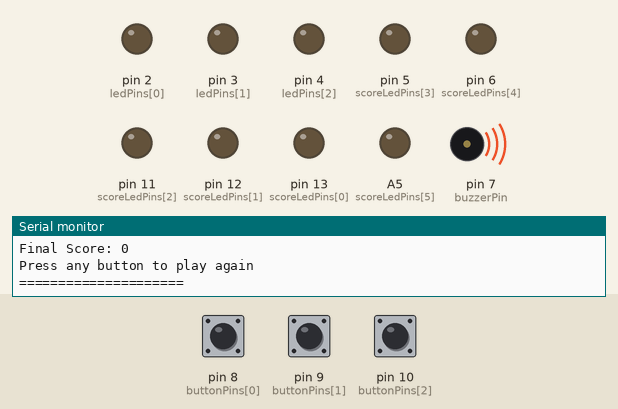
This sketch was run on a simulated Arduino Uno, built with avr-gcc and run on an emulated ATmega328P. Parts: output pins drawn as LEDs (lit = HIGH), buzzer (waves = sounding), the last lines printed to the serial monitor. Dashed ring = blinking. The inputs (shaded band) are chosen by the test bench; at power-on: pin 8 (buttonPins[0]) HIGH, pin 10 (buttonPins[2]) HIGH, pin 9 (buttonPins[1]) HIGH. Random numbers use the default seed unless the sketch sets one.

Above: at 2.2 s.
2.3 s: pin 8 (buttonPins[0]) pulled LOW for 3.2 s
7.0 s: pin 10 (buttonPins[2]) pulled LOW for 1 s
At 9.6 s:
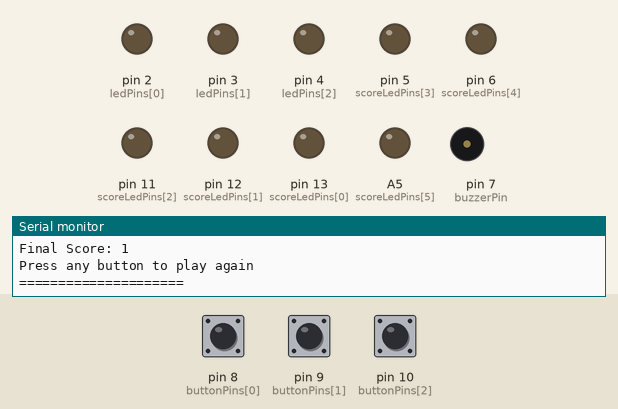
11.0 s: pin 9 (buttonPins[1]) pulled LOW for 0.15 s
At 11.37 s:
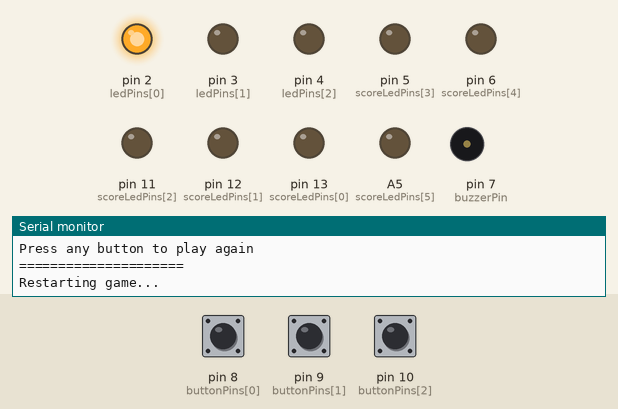
13.0 s: pin 8 (buttonPins[0]) pulled LOW for 1 s
At 15.6 s:
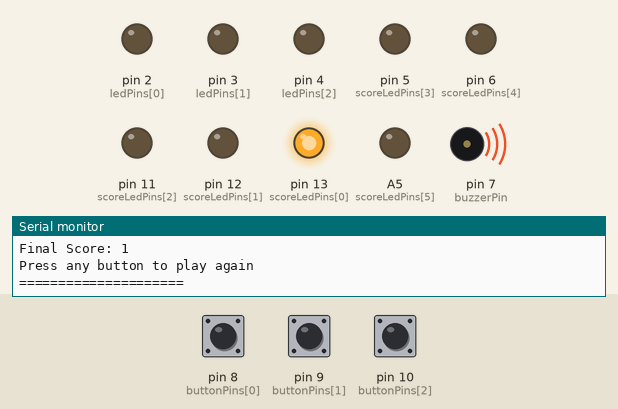
16.3 s: pin 10 (buttonPins[2]) pulled LOW for 1 s
At 18.05 s:
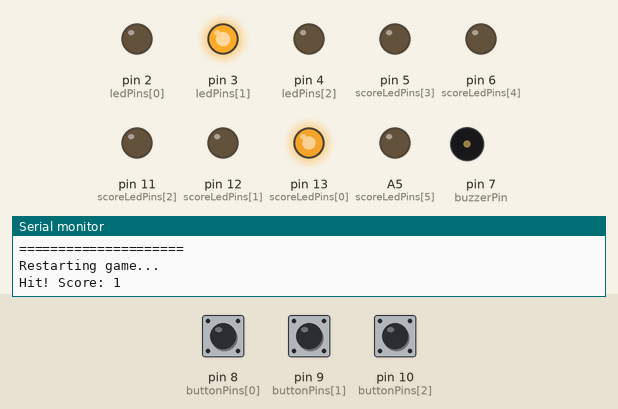
19.4 s: pin 9 (buttonPins[1]) pulled LOW for 1 s
At 20.67 s:
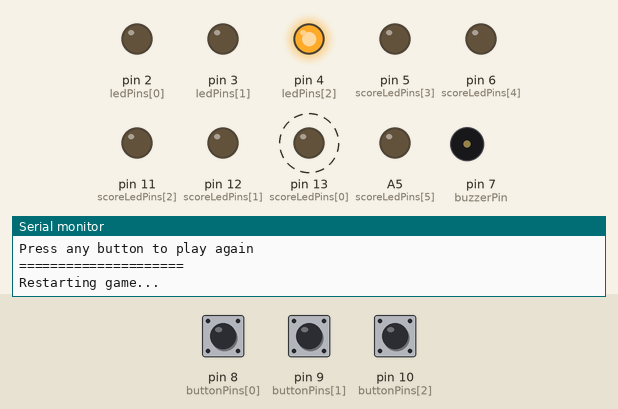
Timing chart, 0 to 23.4 s (numbered marks = the images above; inputs shaded):
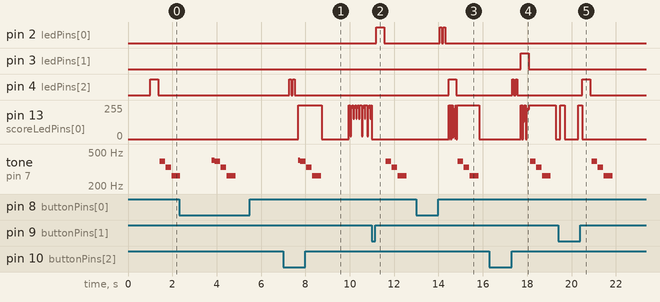

The sketch:

Danan_Whack_A_Mole_2.0.ino
```cpp
const int ledPins[3]    = {2, 3, 4};
const int buttonPins[3] = {8, 9, 10};
const int buzzerPin     = 7;
// Score meter LEDs (3 red + 3 white), in order
const int scoreLedPins[6] = {13, 12, 11, 5, 6, A5};
// Meter level: 0-12. 0-6 = LEDs filling in at half brightness,
// 7-12 = those same LEDs upgrading to full brightness.
int meterLevel = 0;
const int maxMeterLevel = 12;
// Timing for the software "half brightness" blink (no analogWrite needed,
// works on every pin including non-PWM pins like 13, 12, A5)
const unsigned long halfBlinkPeriod = 4; // ms - full on/off cycle
int score = 0;
int activeMole = -1;
int lastMole = -1;
unsigned long gameStartTime = 0;
const unsigned long gameDuration = 17500;
bool gameOver = false;
// Per-mole reaction timer
unsigned long moleSpawnTime = 0;
const unsigned long moleTimeLimit = 355; // 0.75 seconds to hit the correct button
void setup() {
 Serial.begin(9600);
 for (int i = 0; i < 3; i++) {
   pinMode(ledPins[i], OUTPUT);
   digitalWrite(ledPins[i], LOW);
   pinMode(buttonPins[i], INPUT_PULLUP);
 }
 pinMode(buzzerPin, OUTPUT);
 for (int i = 0; i < 6; i++) {
   pinMode(scoreLedPins[i], OUTPUT);
   digitalWrite(scoreLedPins[i], LOW);
 }
 randomSeed(analogRead(A0));
 Serial.println("Whack-a-Mole! Get ready...");
 delay(1000);
 startGame();
}
void loop() {
 // Keep the half-lit LEDs blinking every cycle, regardless of game state
 refreshScoreLeds();
 if (gameOver) {
   checkForRestart();
   return;
 }
 // Check if overall game time is up
 if (millis() - gameStartTime > gameDuration) {
   loseGame("Time's up! You didn't fill the meter.");
   return;
 }
 // Check if the player took too long to hit the current mole
 if (millis() - moleSpawnTime > moleTimeLimit) {
   loseGame("Too slow! You didn't react in time.");
   return;
 }
 // Check buttons - any wrong press, or any press after the window,
 // ends the game immediately. Only a correct first-try hit continues.
 for (int i = 0; i < 3; i++) {
   if (digitalRead(buttonPins[i]) == LOW) {
     if (i == activeMole) {
       score++;
       Serial.print("Hit! Score: ");
       Serial.println(score);
       hitEffect(i);
       addMeterLevel();
       if (meterLevel >= maxMeterLevel) {
         winGame();
         return;
       }
       delay(150); // debounce
       spawnMole(); // new random LED
     } else {
       Serial.println("Wrong button! No second chances.");
       wrongButtonEffect(); // buzzer sounds, but LED stays lit
       loseGame("Wrong button - you only get one try!");
       return;
     }
     return;
   }
 }
}
void startGame() {
 score = 0;
 gameOver = false;
 lastMole = -1;
 meterLevel = 0;
 gameStartTime = millis();
 spawnMole();
}
void spawnMole() {
 for (int i = 0; i < 3; i++) {
   digitalWrite(ledPins[i], LOW);
 }
 // Pick a random LED that's different from the last one
 int newMole;
 do {
   newMole = random(0, 3);
 } while (newMole == lastMole);
 activeMole = newMole;
 lastMole = newMole;
 digitalWrite(ledPins[activeMole], HIGH);
 moleSpawnTime = millis(); // reset reaction timer for this mole
}
void hitEffect(int pin) {
 for (int i = 0; i < 2; i++) {
   digitalWrite(ledPins[pin], LOW);
   delay(80);
   digitalWrite(ledPins[pin], HIGH);
   delay(80);
 }
 digitalWrite(ledPins[pin], LOW); // make sure it's off before next mole
}
void wrongButtonEffect() {
 // Short buzzer tone for pressing the wrong button - LED stays on
 tone(buzzerPin, 400, 150);
}
// --- Score meter helpers ---
void addMeterLevel() {
 if (meterLevel < maxMeterLevel) meterLevel++;
}
// Called every loop iteration. For each LED:
//   meterLevel >= i+7  -> fully lit
//   meterLevel >= i+1  -> half lit (blinked fast to look dim)
//   otherwise          -> off
void refreshScoreLeds() {
 unsigned long phase = millis() % halfBlinkPeriod;
 bool halfOn = phase < (halfBlinkPeriod / 2);
 for (int i = 0; i < 6; i++) {
   if (meterLevel >= i + 7) {
     digitalWrite(scoreLedPins[i], HIGH);
   } else if (meterLevel >= i + 1) {
     digitalWrite(scoreLedPins[i], halfOn ? HIGH : LOW);
   } else {
     digitalWrite(scoreLedPins[i], LOW);
   }
 }
}
// --- End-game states ---
void winGame() {
 gameOver = true;
 for (int i = 0; i < 3; i++) digitalWrite(ledPins[i], LOW);
 Serial.println("=====================");
 Serial.println("YOU WIN! All 6 lit up fully!");
 Serial.print("Final Score: ");
 Serial.println(score);
 Serial.println("Press any button to play again");
 Serial.println("=====================");
 // Happy ascending chime
 tone(buzzerPin, 523, 150); delay(160); // C5
 tone(buzzerPin, 659, 150); delay(160); // E5
 tone(buzzerPin, 784, 150); delay(160); // G5
 tone(buzzerPin, 1047, 300); delay(320); // C6
 noTone(buzzerPin);
 // Victory light show - all score LEDs + mole LEDs flash together
 for (int i = 0; i < 4; i++) {
   setAllLeds(HIGH);
   delay(120);
   setAllLeds(LOW);
   delay(120);
 }
}
void loseGame(String reason) {
 gameOver = true;
 for (int i = 0; i < 3; i++) digitalWrite(ledPins[i], LOW);
 Serial.println("=====================");
 Serial.println(reason);
 Serial.print("Final Score: ");
 Serial.println(score);
 Serial.println("Press any button to play again");
 Serial.println("=====================");
 // Sad descending tone
 tone(buzzerPin, 392, 250); delay(270); // G4
 tone(buzzerPin, 330, 250); delay(270); // E4
 tone(buzzerPin, 262, 400); delay(420); // C4
 noTone(buzzerPin);
 // Slow, somber blink of whatever was lit on the meter
 for (int i = 0; i < 3; i++) {
   refreshScoreLeds();
   delay(200);
   setScoreLeds(LOW);
   delay(200);
 }
}
void setAllLeds(int state) {
 for (int i = 0; i < 3; i++) digitalWrite(ledPins[i], state);
 setScoreLeds(state);
}
void setScoreLeds(int state) {
 for (int i = 0; i < 6; i++) digitalWrite(scoreLedPins[i], state);
}
void checkForRestart() {
 for (int i = 0; i < 3; i++) {
   if (digitalRead(buttonPins[i]) == LOW) {
     delay(200);
     Serial.println("Restarting game...");
     startGame();
     return;
   }
 }
}
```

Measured:
- after the input at 7.0 s, pin 4 (ledPins[2]): alternates HIGH for 0.08 s and LOW for 0.08 s, 4 changes in all, then stays LOW, starting after 0.28 s; tone on pin 7 (buzzerPin): plays 400 Hz for 0.10 s, 392 Hz for 0.25 s, 330 Hz for 0.25 s, 262 Hz for 0.40 s, starting after 0.67 s
- after the input at 11.0 s, pin 2 (ledPins[0]): LOW → HIGH after 0.20 s, → LOW 0.36 s later; tone on pin 7 (buzzerPin): plays 392 Hz for 0.25 s, 330 Hz for 0.25 s, 262 Hz for 0.40 s, starting after 0.62 s
- after the input at 13.0 s, pin 2 (ledPins[0]): alternates HIGH for 0.08 s and LOW for 0.08 s, 4 changes in all, then stays LOW, starting after 1.1 s; pin 4 (ledPins[2]): LOW → HIGH after 1.5 s, → LOW 0.35 s later; tone on pin 7 (buzzerPin): plays 392 Hz for 0.25 s, 330 Hz for 0.25 s, 262 Hz for 0.40 s, starting after 1.9 s
- after the input at 16.3 s, pin 3 (ledPins[1]): LOW → HIGH after 1.4 s, → LOW 0.36 s later; pin 4 (ledPins[2]): alternates HIGH for 0.08 s and LOW for 0.08 s, 4 changes in all, then stays LOW, starting after 1.0 s; tone on pin 7 (buzzerPin): plays 392 Hz for 0.25 s, 330 Hz for 0.25 s, 262 Hz for 0.40 s, starting after 1.8 s
- after the input at 19.4 s, pin 4 (ledPins[2]): LOW → HIGH after 1.1 s, → LOW 0.36 s later; tone on pin 7 (buzzerPin): plays 392 Hz for 0.25 s, 330 Hz for 0.25 s, 262 Hz for 0.40 s, starting after 1.5 s
- by itself, pin 13 (scoreLedPins[0]): alternates 255/255 for 0.20 s and 0/255 for 0.60 s, 4 changes in all, then stays 0/255
- by itself, tone on pin 7 (buzzerPin): plays 400 Hz for 0.13 s, 392 Hz for 0.25 s, 330 Hz for 0.25 s, 262 Hz for 0.40 s
